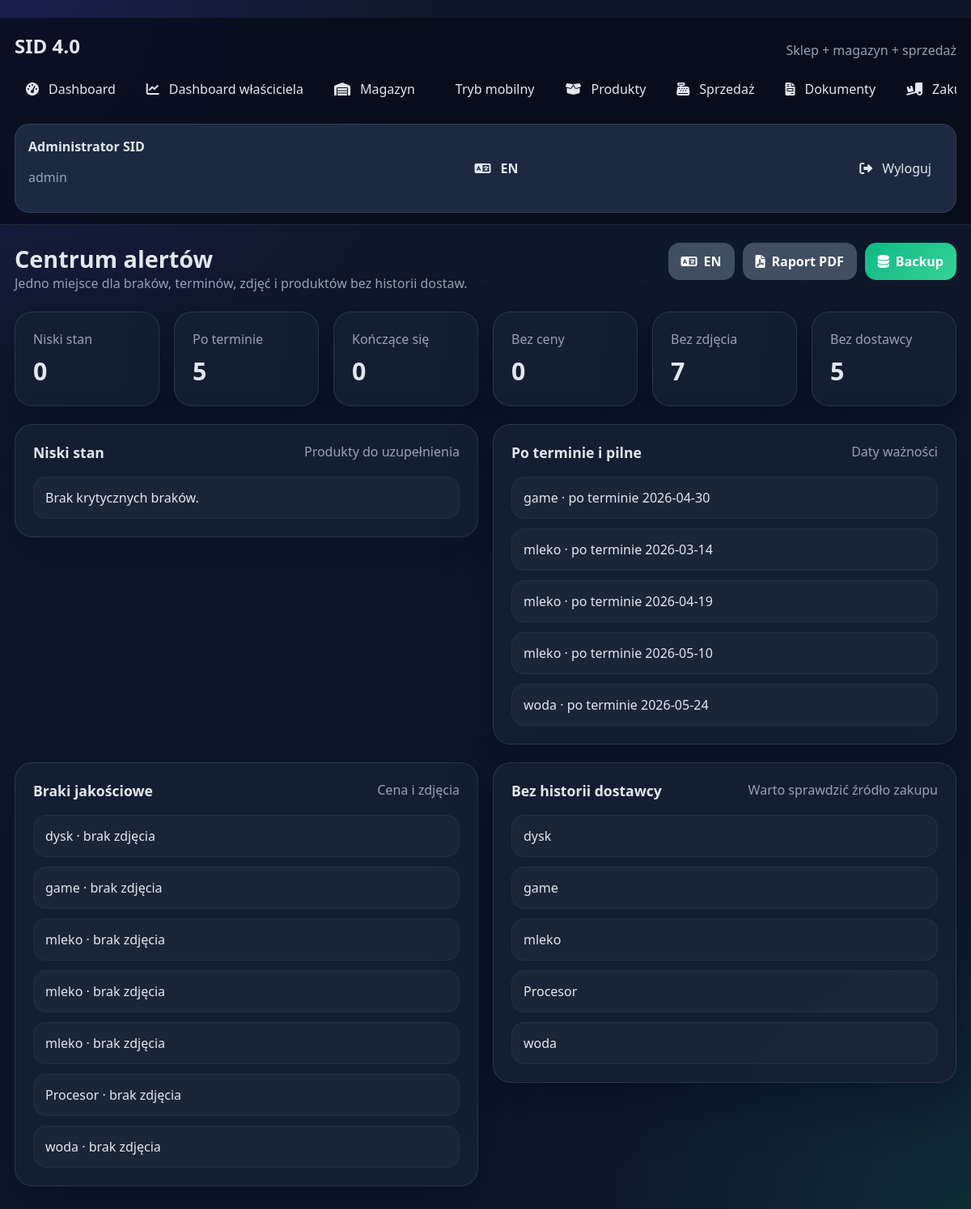
/alerts (signed in), run on the app's committed database.
### tables this page shows
CREATE TABLE users (
        id INTEGER PRIMARY KEY AUTOINCREMENT,
        username TEXT UNIQUE NOT NULL,
        full_name TEXT NOT NULL,
        password_hash TEXT NOT NULL,
        role TEXT NOT NULL,
        active INTEGER NOT NULL DEFAULT 1,
        created_at TEXT NOT NULL
    );

CREATE TABLE stock_batches (
        id INTEGER PRIMARY KEY AUTOINCREMENT,
        product_id INTEGER NOT NULL,
        warehouse_id INTEGER NOT NULL,
        quantity INTEGER NOT NULL DEFAULT 0,
        expiry_date TEXT,
        purchase_date TEXT,
        lot_number TEXT,
        serial_number TEXT,
        document TEXT,
        image TEXT,
        is_active INTEGER NOT NULL DEFAULT 1,
        created_at TEXT NOT NULL,
        updated_at TEXT NOT NULL,
        FOREIGN KEY(product_id) REFERENCES products(id),
        FOREIGN KEY(warehouse_id) REFERENCES warehouses(id)
    );

CREATE TABLE products (
        id INTEGER PRIMARY KEY AUTOINCREMENT,
        title TEXT NOT NULL,
        sku TEXT UNIQUE,
        ean TEXT,
        category TEXT,
        brand TEXT,
        unit TEXT NOT NULL DEFAULT 'szt.',
        min_quantity INTEGER NOT NULL DEFAULT 0,
        purchase_price REAL NOT NULL DEFAULT 0,
        sale_price REAL NOT NULL DEFAULT 0,
        image TEXT,
        document TEXT,
        notes TEXT,
        created_at TEXT NOT NULL,
        updated_at TEXT NOT NULL
    );

### project.py (the view)
@app.route("/alerts")
@login_required
def alerts():
    return render_template("alerts.html", alert_data=get_alert_center())

### project.py (called while the page is built)
def int_safe(value, default=0):
    try:
        if value is None or str(value).strip() == "":
            return default
        return int(float(str(value).replace(",", ".")))
    except (TypeError, ValueError):
        return default

def float_safe(value, default=0.0):
    try:
        if value is None or str(value).strip() == "":
            return default
        return float(str(value).replace(",", "."))
    except (TypeError, ValueError):
        return default

def clean_value(value, default=""):
    if value is None:
        return default
    return str(value).strip()

def get_current_language():
    lang = clean_value(session.get("lang"), "pl").lower()
    return lang if lang in SUPPORTED_LANGUAGES else "pl"

def tr(pl_text, en_text):
    return en_text if get_current_language() == "en" else pl_text

def current_language_label():
    return "EN" if get_current_language() == "en" else "PL"

def opposite_language():
    return "pl" if get_current_language() == "en" else "en"

def file_url(filename):
    if not filename:
        return ""
    return f"/static/uploads/{filename}"

def get_db():
    connection = sqlite3.connect(DATABASE, factory=ManagedSQLiteConnection)
    connection.row_factory = sqlite3.Row
    return connection

def query_all(sql, params=()):
    with get_db() as connection:
        return connection.execute(sql, params).fetchall()

def query_one(sql, params=()):
    with get_db() as connection:
        return connection.execute(sql, params).fetchone()

@app.before_request
def load_logged_user():
    user_id = session.get("user_id")
    g.user = None
    if user_id:
        g.user = query_one("SELECT * FROM users WHERE id = ? AND active = 1", (user_id,))

@app.context_processor
def inject_globals():
    return {
        "current_user": g.user,
        "roles": ROLES,
        "demo_mode": session.get("demo_mode", False),
        "current_language": get_current_language(),
        "current_language_label": current_language_label(),
        "opposite_language": opposite_language(),
        "supported_languages": SUPPORTED_LANGUAGES,
        "tr": tr,
    }

def login_required(view):
    @wraps(view)
    def wrapped_view(**kwargs):
        if g.user is None:
            return redirect(url_for("login"))
        return view(**kwargs)
    return wrapped_view

### templates/alerts.html (shortened to what this page needs)
{% extends "base.html" %}
{% block page_title %}Centrum alertów{% endblock %}
{% block page_subtitle %}Jedno miejsce dla braków, terminów, zdjęć i produktów bez historii dostaw.{% endblock %}
{% block content %}
<section class="stats-grid compact">
    <article class="stat-card"><span>Niski stan</span><h3>{{ alert_data.counts.low_stock }}</h3></article>
    <article class="stat-card"><span>Po terminie</span><h3>{{ alert_data.counts.expired }}</h3></article>
    <article class="stat-card"><span>Kończące się</span><h3>{{ alert_data.counts.expiring }}</h3></article>
    <article class="stat-card"><span>Bez ceny</span><h3>{{ alert_data.counts.missing_price }}</h3></article>
    <article class="stat-card"><span>Bez zdjęcia</span><h3>{{ alert_data.counts.missing_image }}</h3></article>
    <article class="stat-card"><span>Bez dostawcy</span><h3>{{ alert_data.counts.supplierless }}</h3></article>
</section>
<section class="grid-two">
    <article class="panel-card"><div class="panel-head"><h3>Niski stan</h3><span>Produkty do uzupełnienia</span></div><ul class="simple-list">{% for item in alert_data.low_stock %}<li>{{ item.title }} · {{ item.quantity_int }} / min {{ item.min_quantity_int }}</li>{% else %}<li>Brak krytycznych braków.</li>{% endfor %}</ul></article>
    <article class="panel-card"><div class="panel-head"><h3>Po terminie i pilne</h3><span>Daty ważności</span></div><ul class="simple-list">{% for item in alert_data.expired %}<li>{{ item.title }} · po terminie {{ item.expiry_date }}</li>{% endfor %}</ul></article>
</section>
<section class="grid-two">
    <article class="panel-card"><div class="panel-head"><h3>Braki jakościowe</h3><span>Cena i zdjęcia</span></div><ul class="simple-list">{% for item in alert_data.missing_image %}<li>{{ item.title }} · brak zdjęcia</li>{% endfor %}</ul></article>
    <article class="panel-card"><div class="panel-head"><h3>Bez historii dostawcy</h3><span>Warto sprawdzić źródło zakupu</span></div><ul class="simple-list">{% for item in alert_data.supplierless %}<li>{{ item.title }} {% if item.sku %}· {{ item.sku }}{% endif %}</li>{% else %}<li>Każdy produkt ma historię dostawy.</li>{% endfor %}</ul></article>
</section>
{% endblock %}

### templates/base.html (shortened to what this page needs)
﻿<!DOCTYPE html>
<html lang="{{ current_language }}" data-app-lang="{{ current_language }}">
<head>
    <link rel="stylesheet" href="{{ url_for('static', filename='style.css') }}">
    <link rel="stylesheet" href="https://cdnjs.cloudflare.com/ajax/libs/font-awesome/6.0.0/css/all.min.css">
</head>
<body class="app-shell" data-app-lang="{{ current_language }}">
    <aside class="sidebar">
        <div class="brand-block">
            <h1>SID 4.0</h1>
            <p>{{ tr("Sklep + magazyn + sprzedaż", "Store + warehouse + sales") }}</p>
        </div>
        <nav class="sidebar-nav">
            <a href="{{ url_for('dashboard') }}" class="{% if request.endpoint == 'dashboard' %}active{% endif %}"><i class="fas fa-gauge-high"></i> Dashboard</a>
            {% if current_user and current_user['role'] in ['admin', 'manager'] %}<a href="{{ url_for('owner_dashboard') }}" class="{% if request.endpoint == 'owner_dashboard' %}active{% endif %}"><i class="fas fa-chart-line"></i> {{ tr("Dashboard właściciela", "Owner dashboard") }}</a>{% endif %}
            <a href="{{ url_for('inventory') }}" class="{% if request.endpoint in ['inventory', 'add_inventory', 'edit_inventory'] %}active{% endif %}"><i class="fas fa-warehouse"></i> {{ tr("Magazyn", "Inventory") }}</a>
            <a href="{{ url_for('mobile_view') }}" class="{% if request.endpoint == 'mobile_view' %}active{% endif %}"> {{ tr("Tryb mobilny", "Mobile mode") }}</a>
            <a href="{{ url_for('products') }}" class="{% if request.endpoint == 'products' %}active{% endif %}"><i class="fas fa-box-open"></i> {{ tr("Produkty", "Products") }}</a>
            <a href="{{ url_for('sales') }}" class="{% if request.endpoint == 'sales' %}active{% endif %}"><i class="fas fa-cash-register"></i> {{ tr("Sprzedaż", "Sales") }}</a>
            <a href="{{ url_for('documents') }}" class="{% if request.endpoint in ['documents', 'document_detail', 'document_pdf'] %}active{% endif %}"><i class="fas fa-file-invoice"></i> {{ tr("Dokumenty", "Documents") }}</a>
            <a href="{{ url_for('purchases') }}" class="{% if request.endpoint == 'purchases' %}active{% endif %}"><i class="fas fa-truck-loading"></i> {{ tr("Zakupy", "Purchases") }}</a>
        </nav>
        <div class="sidebar-footer">
            <div><strong>{{ current_user['full_name'] if current_user else tr('Gość', 'Guest') }}</strong><p>{{ current_user['role'] if current_user else '' }}</p></div>
            <a href="{{ url_for('set_language', lang=opposite_language, next=request.full_path) }}" class="language-toggle"><i class="fas fa-language"></i> {{ opposite_language|upper }}</a>
            <a href="{{ url_for('logout') }}" class="logout-link"><i class="fas fa-sign-out-alt"></i> {{ tr("Wyloguj", "Log out") }}</a>
        </div>
    </aside>
    <main class="main-area">
        <header class="topbar">
            <div><h2>{% block page_title %}{% endblock %}</h2><p>{% block page_subtitle %}{% endblock %}</p></div>
            <div class="topbar-actions"><a href="{{ url_for('set_language', lang=opposite_language, next=request.full_path) }}" class="btn-secondary language-toggle"><i class="fas fa-language"></i> {{ opposite_language|upper }}</a><a href="{{ url_for('inventory_report') }}" class="btn-secondary"><i class="fas fa-file-pdf"></i> {{ tr("Raport PDF", "PDF report") }}</a>{% if current_user and current_user['role'] in ['admin', 'manager'] %}<a href="{{ url_for('backup') }}" class="btn-success"><i class="fas fa-database"></i> Backup</a>{% endif %}</div>
        </header>
        {% block content %}{% endblock %}
    </main>
</body>
</html>

### data on the page
users: full_name "Administrator SID", role "admin"
stock_batches: title "game", expiry_date "2026-04-30"
stock_batches: title "mleko", expiry_date "2026-03-14"
stock_batches: title "mleko", expiry_date "2026-04-19"
stock_batches: title "mleko", expiry_date "2026-05-10"
stock_batches: title "woda", expiry_date "2026-05-24"
stock_batches: title "dysk"
stock_batches: title "Procesor"
products: title "dysk"
products: title "game"
products: title "mleko"
products: title "Procesor"
products: title "woda"

### other printed values
{{ tr("Sklep + magazyn + sprzedaż", "Store + warehouse + sales") }} "Sklep + magazyn + sprzedaż"
{{ tr("Dashboard właściciela", "Owner dashboard") }} "Dashboard właściciela"
{{ tr("Magazyn", "Inventory") }} "Magazyn"
{{ tr("Tryb mobilny", "Mobile mode") }} "Tryb mobilny"
{{ tr("Produkty", "Products") }} "Produkty"
{{ tr("Sprzedaż", "Sales") }} "Sprzedaż"
{{ tr("Dokumenty", "Documents") }} "Dokumenty"
{{ opposite_language|upper }} "EN"
{{ tr("Wyloguj", "Log out") }} "Wyloguj"
{{ tr("Raport PDF", "PDF report") }} "Raport PDF"
{{ alert_data.counts.low_stock }} "0"
{{ alert_data.counts.expired }} "5"
{{ alert_data.counts.expiring }} "0"
{{ alert_data.counts.missing_price }} "0"
{{ alert_data.counts.missing_image }} "7"
